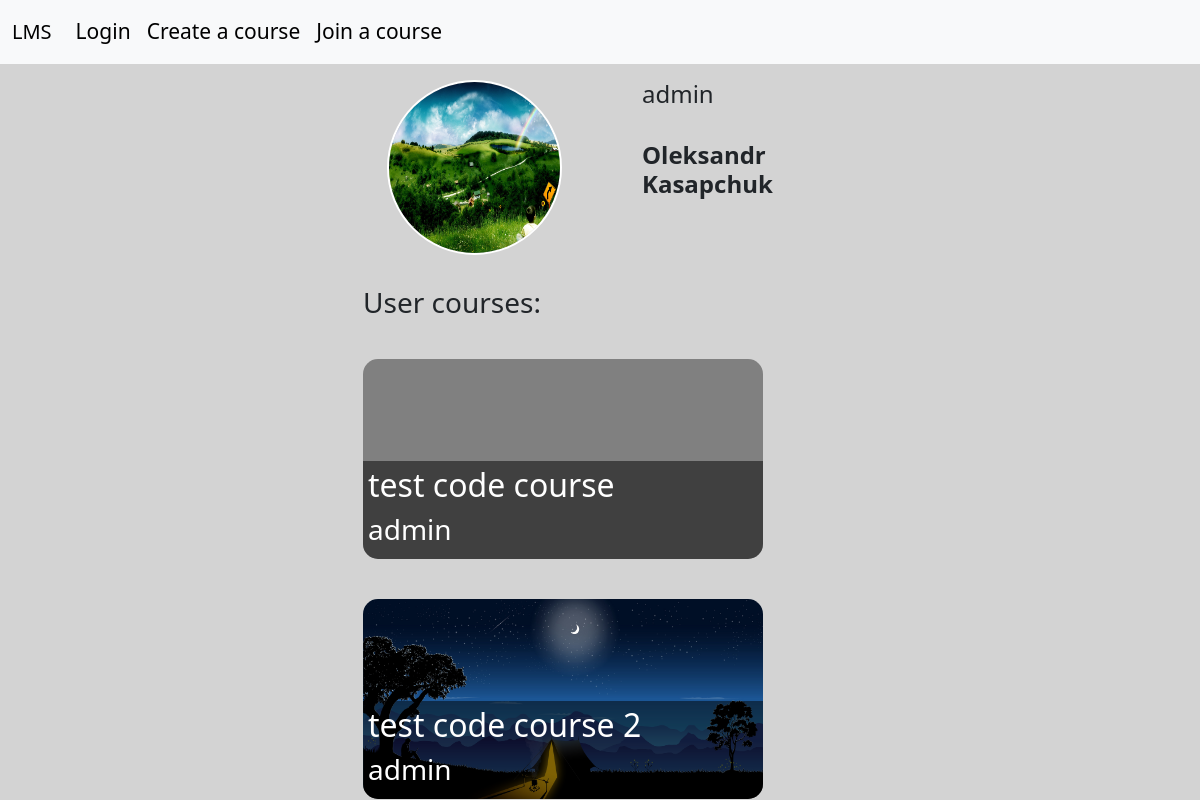
The app's page /user-info/1, older data.
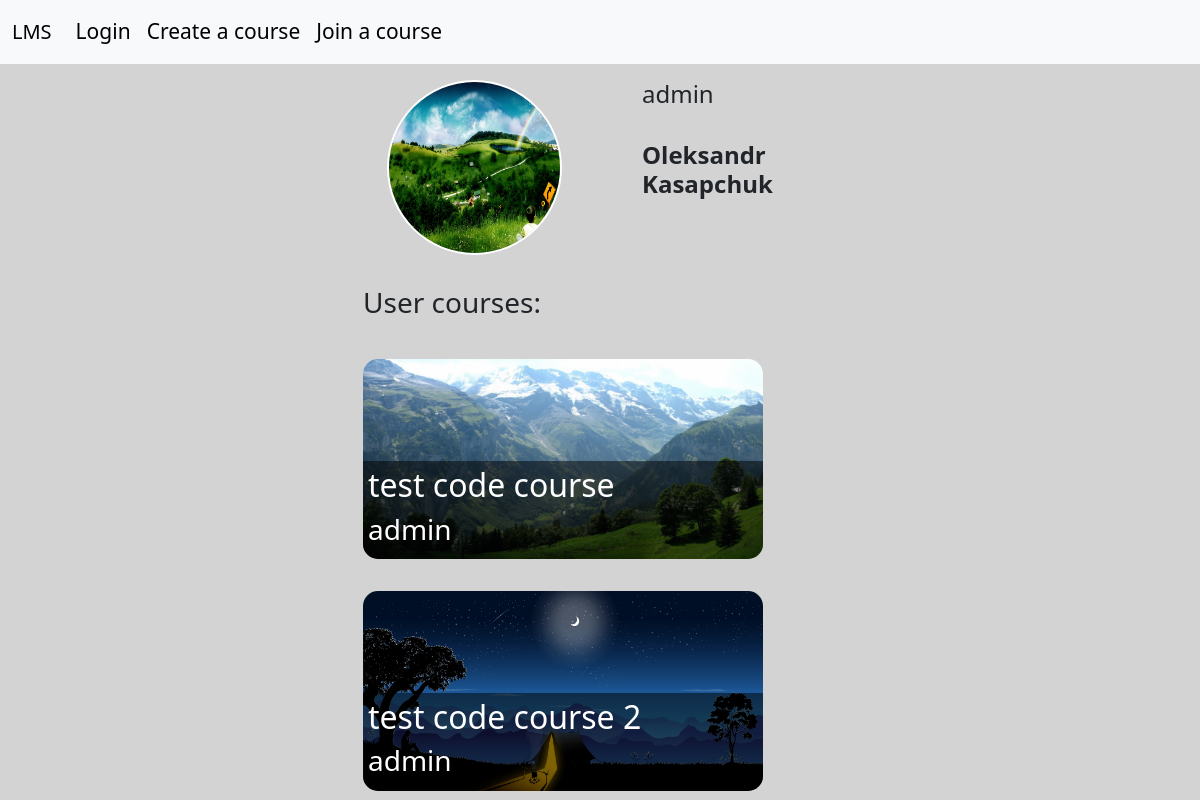
The same page, newer data.
### course_system/models.py (models this page shows, shortened)
class Course(models.Model):
    name = models.CharField(max_length=100)
    user = models.ForeignKey(CustomUser, on_delete=models.CASCADE)
    cover = models.ImageField(upload_to="course_media", null=True, blank=True)
    code = models.CharField(max_length=6, unique=True, blank=True)  # Унікальний код

### auth_system/models.py (models this page shows)
class CustomUser(AbstractUser):
	bio = models.TextField(null=True, blank=True)
	avatar = models.ImageField(upload_to="avatars",default="../static/images/default_avatar.jpg", null=True, blank=True)
	def __str__(self):
		return self.username

### auth_system/views.py (the view)
# urls.py: path("user-info/<int:pk>", auth_views.user_info, name="user-info"),
def user_info(request, pk):
    try:
        user = CustomUser.objects.get(id=pk)
        context = {
            'user': user,
            "courses": Course.objects.filter(user=user),
        }
        return render(request, 'auth_system/user_info.html', context=context)
    except CustomUser.DoesNotExist:
        return HttpResponse (
            "User doesn't exist!",
            status=404
        )

### templates/auth_system/user_info.html (shortened to what this page needs)
{% extends "base.html" %}
{% block content %}
<article class="container mt-3">
    <article class="row justify-content-center align-items-center">
        <section class="col-lg-6 col-md-8 col-12 px-5">
            <section class="d-flex gap3 ps-4 profile-header">
                <img src="{{ user.avatar.url }}" class="profile-avatar">
                <article class="d-flex flex-column gap">
                    <article class="d-flex gap">
                        <a href="{% url 'user-info' user.pk %}" class="h4">{{user.username}}</a>
                    </article>
                    <h4><b>{{user.first_name}} {{user.last_name}}</b></h2>
                </article>
            </section>
            <br>
            <section>
                <h3>User courses:</h3>
                {% if courses %}
                {% for course in courses %}
                    <br>
                    <article class="course-container">
                        <a href="{% url 'course-details' course.pk %}" class="course-link pointer">
                            <div class="image-container">
                                {% if course.cover %}
                                    <img src="{{ course.cover.url }}" class="course-cover">
                                {% else %}
                                    <div class="course-cover box"></div>
                                {% endif %}
                                <div class="text-overlay">
                                    <h2>{{ course.name }}</h2>
                                    <h3>{{ course.user }}</h3>
                                </div>
                            </div>
                        </a>
                    </article>
                {% endfor %}
                {% else %}
                    <h3><i>User does not have any course yet...</i></h3>
                {% endif %}
            </section>
        </section>
    </article>
</article>
{% endblock %}

Row changes from the older to the newer data that the page shows:
changed Course "test code course": cover: picture added
